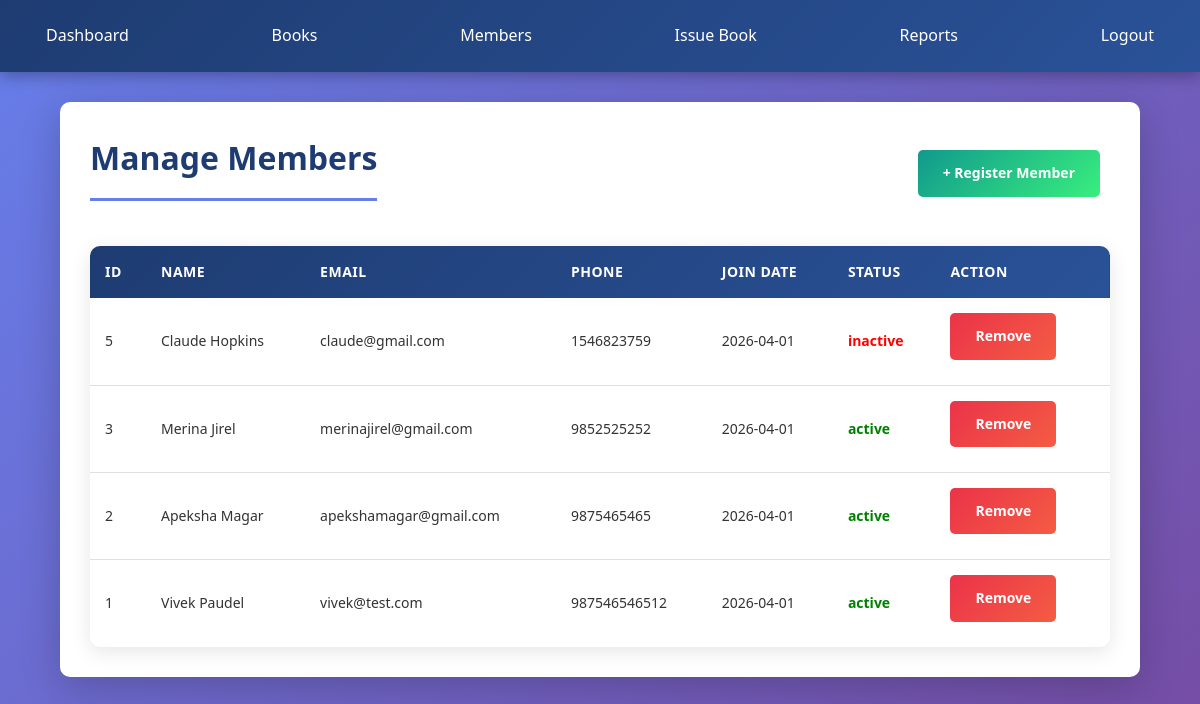
Screenshot of /admin/members.php (signed in) with the database file from the repository.
### tables this page shows
CREATE TABLE `members` (
  `member_id` int(11) NOT NULL,
  `name` varchar(100) NOT NULL,
  `email` varchar(100) NOT NULL,
  `phone` varchar(15) DEFAULT NULL,
  `address` text DEFAULT NULL,
  `status` enum('active','inactive') DEFAULT 'active',
  `join_date` date DEFAULT curdate()
);

### admin/members.php (the view, shortened to what this page needs)
<?php
include '../config/database.php';
?>
<!DOCTYPE html>
<html lang="en">
<head>
    <link rel="stylesheet" href="../assets/css/style.css">
</head>
<body>
    <navbar>
        <a href="dashboard.php">Dashboard</a>
        <a href="books.php">Books</a>
        <a href="members.php">Members</a>
        <a href="issue_book.php">Issue Book</a>
        <a href="reports.php">Reports</a>
        <a href="../logout.php" style="float:right;">Logout</a>
    </navbar>
    <div class="container">
        <div style="display:flex; justify-content:space-between; align-items:center;">
            <h1>Manage Members</h1>
            <a href="add_member.php" class="btn btn-success">+ Register Member</a>
        </div>
        <table>
            <thead>
                <tr>
                    <th>ID</th>
                    <th>Name</th>
                    <th>Email</th>
                    <th>Phone</th>
                    <th>Join Date</th>
                    <th>Status</th>
                    <th>Action</th>
                </tr>
            </thead>
            <tbody>
                <?php
                $result = $conn->query("SELECT * FROM members ORDER BY member_id DESC");
                while ($row = $result->fetch_assoc()) {
                    $statusColor = $row['status'] == 'active' ? 'green' : 'red';
                    echo "<tr>";
                    echo "<td>" . $row['member_id'] . "</td>";
                    echo "<td>" . $row['name'] . "</td>";
                    echo "<td>" . $row['email'] . "</td>";
                    echo "<td>" . $row['phone'] . "</td>";
                    echo "<td>" . $row['join_date'] . "</td>";
                    echo "<td style='color:$statusColor; font-weight:bold;'>" . $row['status'] . "</td>";
                    echo "<td><a href='members.php?delete=" . $row['member_id'] . "' class='btn btn-danger' onclick='return confirm(\"Are you sure?\")'>Remove</a></td>";
                    echo "</tr>";
                }
                ?>
            </tbody>
        </table>
    </div>
</body>
</html>

### assets/css/style.css (style rules this page uses)
* { margin: 0; padding: 0; box-sizing: border-box; }
body { font-family: 'Segoe UI', Tahoma, Geneva, Verdana, sans-serif; background: linear-gradient(135deg, #667eea 0%, #764ba2 100%); min-height: 100vh; color: #333; line-height: 1.6; }
.container { width: 90%; max-width: 1200px; margin: 30px auto; padding: 30px; background: #fff; border-radius: 10px; box-shadow: 0 10px 40px rgba(0, 0, 0, 0.2); }
navbar { background: linear-gradient(135deg, #1e3c72 0%, #2a5298 100%); color: #fff; padding: 15px 30px; display: flex; align-items: center; justify-content: space-between; box-shadow: 0 4px 15px rgba(0, 0, 0, 0.3); position: sticky; top: 0; z-index: 1000; }
navbar a { color: #fff; text-decoration: none; padding: 8px 16px; border-radius: 5px; font-weight: 500; transition: all 0.3s ease; }
.btn { padding: 12px 25px; border: none; cursor: pointer; border-radius: 5px; text-decoration: none; display: inline-block; font-weight: 600; font-size: 14px; transition: all 0.3s ease; margin-right: 10px; margin-bottom: 10px; }
.btn-success { background: linear-gradient(135deg, #11998e 0%, #38ef7d 100%); color: #fff; }
.btn-danger { background: linear-gradient(135deg, #eb3349 0%, #f45c43 100%); color: #fff; }
table { width: 100%; border-collapse: collapse; background: #fff; margin-top: 20px; border-radius: 10px; overflow: hidden; box-shadow: 0 5px 20px rgba(0, 0, 0, 0.1); }
table thead { background: linear-gradient(135deg, #1e3c72 0%, #2a5298 100%); color: #fff; }
table th { padding: 15px; text-align: left; font-weight: 600; font-size: 14px; text-transform: uppercase; letter-spacing: 0.5px; }
table td { padding: 15px; border-bottom: 1px solid #e0e0e0; font-size: 14px; }
table tbody tr { transition: all 0.3s ease; }
table tbody tr:last-child td { border-bottom: none; }
h1 { color: #1e3c72; margin-bottom: 25px; padding-bottom: 15px; border-bottom: 3px solid #667eea; display: inline-block; font-size: 32px; }

### rows the page displays
members: member_id "5", name "Claude Hopkins", email "claude@gmail.com", phone "1546823759", join_date "2026-04-01", status "inactive"
members: member_id "3", name "Merina Jirel", email "merinajirel@gmail.com", phone "9852525252", join_date "2026-04-01", status "active"
members: member_id "2", name "Apeksha Magar", email "apekshamagar@gmail.com", phone "9875465465", join_date "2026-04-01", status "active"
members: member_id "1", name "Vivek Paudel", email "vivek@test.com", phone "987546546512", join_date "2026-04-01", status "active"
